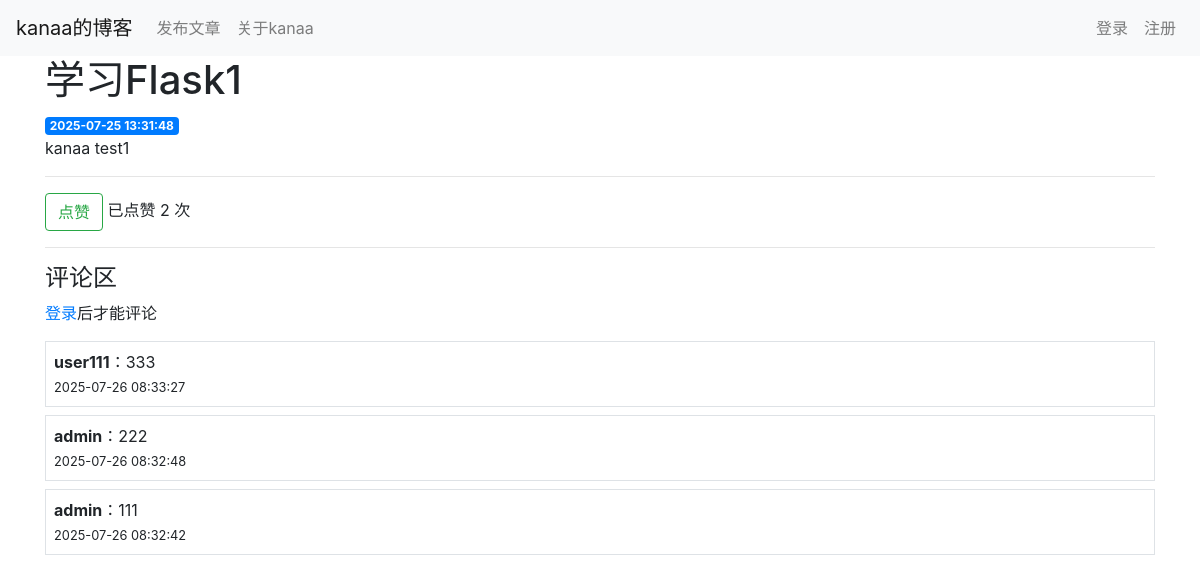
/posts/1, run on the app's committed database.
### tables this page shows
CREATE TABLE posts
(
    id      INTEGER PRIMARY KEY AUTOINCREMENT,
    created TIMESTAMP NOT NULL DEFAULT CURRENT_TIMESTAMP,
    title   TEXT      NOT NULL,
    content TEXT      NOT NULL,
    author_id INTEGER,
    FOREIGN KEY (author_id) REFERENCES users(id)
);

CREATE TABLE comments(
    id INTEGER PRIMARY KEY AUTOINCREMENT,
    post_id INTEGER NOT NULL,
    user_id INTEGER NOT NULL,
    content TEXT NOT NULL,
    created TIMESTAMP DEFAULT CURRENT_TIMESTAMP,
    FOREIGN KEY (post_id) REFERENCES posts(id),
    FOREIGN KEY (user_id) REFERENCES users(id)
);

CREATE TABLE users
(
    id INTEGER PRIMARY KEY AUTOINCREMENT,
    username TEXT UNIQUE NOT NULL,
    password TEXT NOT NULL,
    is_admin INTEGER DEFAULT 0
);

### blog.py (the view, shortened to what this page needs)
@app.route('/posts/<int:post_id>', methods=['GET', 'POST'])
def post(post_id):
    conn = get_db_conn()
    post = conn.execute('select p.*, u.username from posts p left join users u on p.author_id = u.id where p.id = ?',
                        (post_id,)).fetchone()
    like_count = conn.execute('SELECT COUNT(*) FROM likes WHERE post_id = ?', (post_id,)).fetchone()[0]
    comments = conn.execute('''
                SELECT c.*, u.username FROM comments c
                JOIN users u ON c.user_id = u.id
                WHERE c.post_id = ?
                order by c.created DESC
            ''', (post_id,)).fetchall()
    conn.close()
    return render_template('post.html', post=post, comments=comments, like_count=like_count)

### blog.py (called while the page is built)
def get_db_conn():
    conn = sqlite3.connect('database.db')
    conn.row_factory = sqlite3.Row
    return conn

### templates/post.html (shortened to what this page needs)
{% extends 'base.html' %}
{% block content %}
    <h1>{% block title %} {{ post['title'] }} {% endblock %}</h1>
    <span class="badge badge-primary">{{ post['created'] }}</span>
    <p>{{ post['content'] }}</p>
    <hr>
    <form method="POST" action="{{ url_for('like', post_id=post['id']) }}">
        <button type="submit" class="btn btn-outline-success">点赞</button>
        <span>已点赞 {{ like_count }} 次</span>
    </form>
    <hr>
    <h4>评论区</h4>
    {% if session['username'] %}
    <form method="POST">
        <textarea name="content" placeholder="天青色等烟雨，评论区在等你" class="form-control mb-2"></textarea>
        <button type="submit" class="btn btn-primary">发表评论</button>
    </form>
    {% else %}
    <p><a href="{{ url_for('login') }}">登录</a>后才能评论</p>
    {% endif %}
    {% for comment in comments %}
    <div class="border p-2 my-2">
    <strong>{{ comment['username'] }}</strong>：{{ comment['content'] }}<br>
    <small class="text-meted">{{ comment['created'] }}</small>
    </div>
    {% endfor %}
{% endblock %}

### templates/base.html (shortened to what this page needs)
<!doctype html>
<html lang="en">
  <head>
    <link rel="stylesheet" href="{{ url_for('static', filename= 'css/bootstrap.min.css') }}">
  </head>
  <body>
    <nav class="navbar navbar-expand-md navbar-light bg-light">
        <a class="navbar-brand" href="{{ url_for('index')}}">kanaa的博客</a>
        <div class="collapse navbar-collapse" id="navbarNav">
        <ul class="navbar-nav">
            <li class="nav-item">
                <a class="nav-link" href="{{ url_for('new') }}">发布文章</a>
            </li>
            <li class="nav-item">
                <a class="nav-link" href="{{ url_for('about') }}">关于kanaa</a>
            </li>
        </ul>
        <ul class="navbar-nav ml-auto">
            {% if session['username'] %}
                <li class="nav-item">
                    <span class="navbar-text">欢迎，{{ session['username'] }}</span>
                </li>
                <li class="nav-item">
                    <a class="nav-link" href="{{ url_for('logout') }}">退出</a>
                </li>
            {% else %}
                <li class="nav-item">
                    <a class="nav-link" href="{{ url_for('login') }}">登录</a>
                </li>
                <li class="nav-item">
                    <a class="nav-link" href="{{ url_for('register') }}">注册</a>
                </li>
            {% endif %}
        </ul>
    </div>
    </nav>
    <div class="container">
        {% block content %} {% endblock %}
    </div>
   </body>
</html>

### data on the page
posts: title "学习Flask1", created "2025-07-25 13:31:48", content "kanaa test1"
comments: username "user111", content "333", created "2025-07-26 08:33:27"
comments: username "admin", content "222", created "2025-07-26 08:32:48"
comments: username "admin", content "111", created "2025-07-26 08:32:42"

### other printed values
{{ like_count }} "2"
